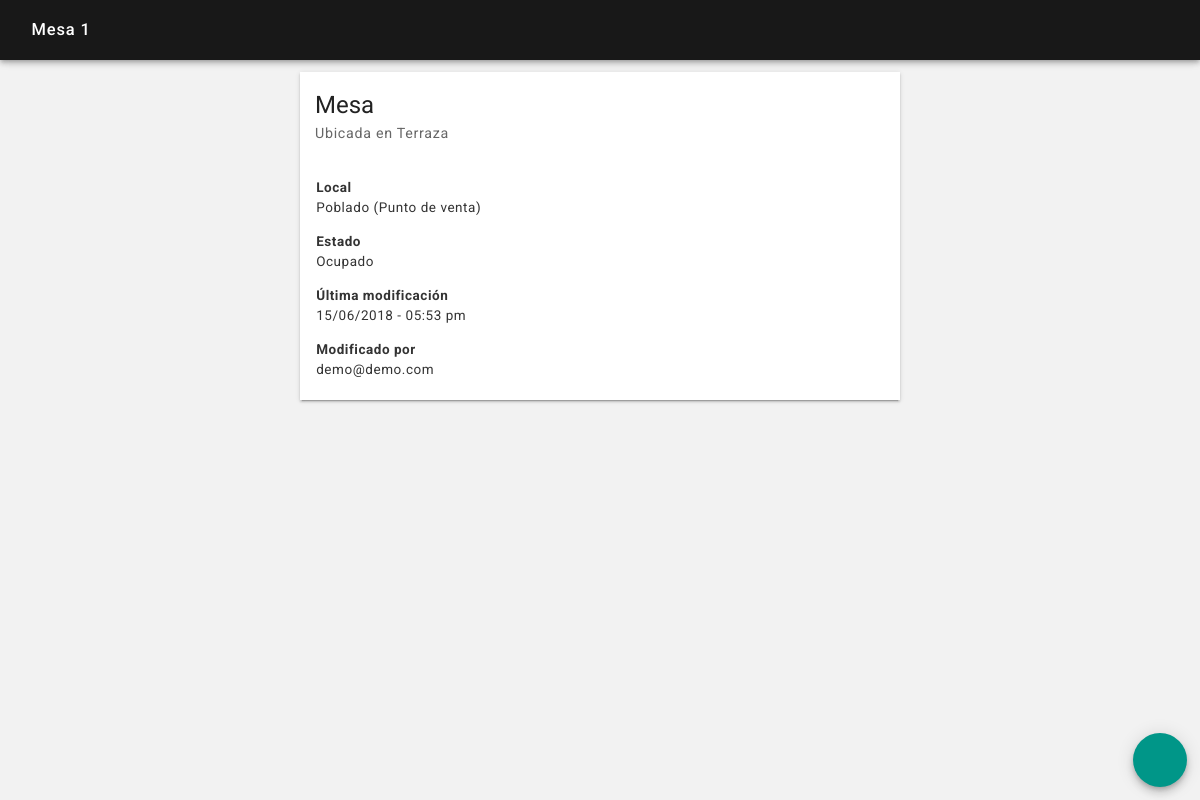
Page /ubicaciones_detalle.php?id=1&ubicacion=mesa 1 (signed in) on the committed database.
### tables this page shows
CREATE TABLE `ubicaciones` (
  `id` int(15) NOT NULL,
  `fecha` datetime NOT NULL,
  `usuario` int(15) NOT NULL,
  `ubicacion` varchar(50) NOT NULL,
  `ubicada` varchar(50) NOT NULL,
  `estado` varchar(50) NOT NULL,
  `tipo` varchar(50) NOT NULL,
  `local` int(15) NOT NULL
);

CREATE TABLE `locales` (
  `id` int(15) NOT NULL,
  `fecha` datetime NOT NULL,
  `usuario` int(15) NOT NULL,
  `local` varchar(50) NOT NULL,
  `direccion` varchar(100) NOT NULL,
  `telefono` varchar(15) NOT NULL,
  `tipo` varchar(50) NOT NULL,
  `apertura` time NOT NULL,
  `cierre` time NOT NULL,
  `propina` int(3) NOT NULL,
  `imagen` varchar(2) NOT NULL,
  `imagen_nombre` varchar(50) NOT NULL
);

CREATE TABLE `usuarios` (
  `id` int(15) NOT NULL,
  `fecha` datetime NOT NULL,
  `usuario` int(15) NOT NULL,
  `correo` varchar(50) NOT NULL,
  `contrasena` varchar(50) NOT NULL,
  `nombres` varchar(100) NOT NULL,
  `apellidos` varchar(100) NOT NULL,
  `tipo` varchar(50) NOT NULL,
  `local` int(15) NOT NULL,
  `imagen` varchar(2) NOT NULL,
  `imagen_nombre` varchar(50) NOT NULL
);

### ubicaciones_detalle.php (the view, shortened to what this page needs)
<?php
include ("sis/nombre_sesion.php");
?>
<?php
if(isset($_POST['id'])) $id = $_POST['id']; elseif(isset($_GET['id'])) $id = $_GET['id']; else $id = null;
if(isset($_POST['ubicacion'])) $ubicacion = $_POST['ubicacion']; elseif(isset($_GET['ubicacion'])) $ubicacion = $_GET['ubicacion']; else $ubicacion = null;
if(isset($_POST['body_snack'])) $body_snack = $_POST['body_snack']; elseif(isset($_GET['body_snack'])) $body_snack = $_GET['body_snack']; else $body_snack = null;
?>
<!DOCTYPE html>
<html lang="es">
<head>
    <?php
    include ("partes/head.php");
    ?>
</head>
<body <?php echo $body_snack; ?>>
<header class="rdm-toolbar--contenedor">
    <div class="rdm-toolbar--fila">
        <div class="rdm-toolbar--izquierda">
            <h2 class="rdm-toolbar--titulo"><?php echo ucfirst("$ubicacion"); ?></h2>
        </div>
    </div>
</header>
<main class="rdm--contenedor-toolbar">
    <?php
    $consulta = $conexion->query("SELECT * FROM ubicaciones WHERE id = '$id'");
    if ($consulta->num_rows == 0)
    {
        ?>
        <div class="rdm-vacio--caja">
            <i class="zmdi zmdi-alert-circle-o zmdi-hc-4x"></i>
            <p class="rdm-tipografia--subtitulo1">Esta ubicación ya no existe</p>
        </div>
        <?php
    }
    else
    {
        while ($fila = $consulta->fetch_assoc())
        {
            $id_ubicacion = $fila['id'];
            $fecha = date('d/m/Y', strtotime($fila['fecha']));
            $hora = date('h:i a', strtotime($fila['fecha']));
            $usuario = $fila['usuario'];
            $ubicada = $fila['ubicada'];
            $estado = $fila['estado'];
            $tipo = $fila['tipo'];
            $local = $fila['local'];
            $consulta_local = $conexion->query("SELECT * FROM locales WHERE id = '$local'");
            if ($fila = $consulta_local->fetch_assoc())
            {
                $local = $fila['local'];
                $local_tipo = ucfirst($fila['tipo']);
                $local_tipo = "($local_tipo)";
            }
            else
            {
                $local = "No se ha asignado un local";
                $local_tipo = null;
            }
            $consulta_usuario = $conexion->query("SELECT * FROM usuarios WHERE id = '$usuario'");
            if ($fila = $consulta_usuario->fetch_assoc())
            {
                $usuario = $fila['correo'];
            }
            ?>
            <section class="rdm-tarjeta">
                <div class="rdm-tarjeta--primario-largo">
                    <h1 class="rdm-tarjeta--titulo-largo"><?php echo ucfirst($tipo) ?></h1>
                    <h2 class="rdm-tarjeta--subtitulo-largo">Ubicada en <?php echo ucfirst($ubicada) ?></h2>
                </div>
                <div class="rdm-tarjeta--cuerpo">
                    <p><b>Local</b> <br><?php echo ucfirst($local) ?> <?php echo ucfirst($local_tipo) ?></p>
                    <p><b>Estado</b> <br><?php echo ucfirst($estado) ?></p>
                    <p><b>Última modificación</b> <br><?php echo ucfirst("$fecha"); ?> - <?php echo ucfirst("$hora"); ?></p>
                    <p><b>Modificado por</b> <br><?php echo ("$usuario"); ?></p>
                </div>
            </section>
            <?php
        }
    }
    ?>
</main>
<footer>
    <a href="ubicaciones_editar.php?id=<?php echo "$id_ubicacion"; ?>"><button class="rdm-boton--fab" ><i class="zmdi zmdi-edit zmdi-hc-2x"></i></button></a>
</footer>
</body>
</html>

### css/estilos.css (style rules this page uses)
body { background-color: rgba(0, 0, 0, 0.05); color: #222; font-family: 'Roboto', sans-serif, arial; font-size: 15px; font-weight: 300; margin: 0; }
a { color: inherit; text-decoration: none; outline: none; }
.rdm--contenedor-toolbar, .rdm--contenedor-toolbar-tabs { box-sizing: border-box; margin: 0 auto; max-width: 600px; width: 95%; margin-top: 4.5rem; }
.rdm--contenedor-toolbar, .rdm--contenedor-zona { box-sizing: border-box; margin: 0 auto; max-width: 600px; width: 95%; margin-top: 4.5rem; }

### css/toolbar.css (style rules this page uses)
.rdm-toolbar--contenedor { box-shadow: 0px 2px 4px -1px rgba(0, 0, 0, 0.2), 0px 4px 5px 0px rgba(0, 0, 0, 0.14), 0px 1px 10px 0px rgba(0, 0, 0, 0.12); box-sizing: border-box; color: #fff; left: 0; position: fixed; top: 0; width: 100%; z-index: 1; }
.rdm-toolbar--fila, .rdm-toolbar--fila-tab { background-color: rgba(0,0,0,0.9); align-items: center; display: flex; justify-content: space-between; padding: 1em; height: 2em; }
.rdm-toolbar--izquierda, .rdm-toolbar--centro, .rdm-toolbar--derecha { display: flex; align-items: center; }
.rdm-toolbar--titulo, .rdm-toolbar--titulo-centro, .rdm-toolbar--texto-secundario { font-size: 1.1em; font-weight: 500; letter-spacing: 0.05em; line-height: 1.5em; margin: 0 0 0 1em; max-width: 240px; white-space: nowrap; overflow: hidden; text-overflow: ellipsis; }

### css/botones.css (style rules this page uses)
button { border-radius: 0.2em; border: none; box-shadow: 0px 3px 1px -2px rgba(0, 0, 0, 0.2), 0px 2px 2px 0px rgba(0, 0, 0, 0.14), 0px 1px 5px 0px rgba(0, 0, 0, 0.12); box-sizing: border-box; color: rgba(255, 255, 255, 1); display: inline-block; font-family: 'Roboto', sans-serif, arial; font-size: 0.9em; font-weight: 500; letter-spacing: 0.05em; outline: none; padding: 1em 1em 0.9em 1em; text-align: center; text-decoration: none; text-transform: uppercase; transition: 250ms linear; vertical-align: middle; }
.rdm-boton--fab { background-color: #009688; border-radius: 50%; bottom: 1em; box-shadow: 0px 3px 5px -1px rgba(0, 0, 0, 0.2), 0px 6px 10px 0px rgba(0, 0, 0, 0.14), 0px 1px 18px 0px rgba(0, 0, 0, 0.12); height: 4em; position: fixed; right: 1em; width: 4em; z-index: 200; }

### css/tarjetas.css (style rules this page uses)
.rdm-tarjeta, .rdm-tarjeta--zona { background-color: #fff; box-sizing: border-box; margin: 0 auto; width: 100%; margin-bottom: 1em; box-shadow: 0px 3px 1px -2px rgba(0, 0, 0, 0.2), 0px 2px 2px 0px rgba(0, 0, 0, 0.14), 0px 1px 5px 0px rgba(0, 0, 0, 0.12); }
.rdm-tarjeta--primario, .rdm-tarjeta--primario-largo { display: flex; align-items: center; padding: 1em; }
.rdm-tarjeta--primario-largo { display: block; }
.rdm-tarjeta--titulo, .rdm-tarjeta--subtitulo, .rdm-tarjeta--subtitulo-largo, .rdm-tarjeta--dashboard-subtitulo { font-size: 0.95em; font-weight: 500; letter-spacing: 0.05em; line-height: 1.5em; margin: 0; margin-left: 1em; }
.rdm-tarjeta--titulo-largo { font-size: 1.6em; font-weight: 400; letter-spacing: normal; line-height: 1.5em; margin: 0; }
.rdm-tarjeta--subtitulo, .rdm-tarjeta--subtitulo-largo { color: rgba(0, 0, 0, 0.6); font-weight: 400; line-height: 1.5em; margin: 0; }
.rdm-tarjeta--cuerpo, .rdm-tarjeta--dashboard-cuerpo { box-sizing: border-box; color: rgba(0, 0, 0, 0.8); font-size: 0.9em; font-weight: 400; letter-spacing: 0.04em; line-height: 1.5em; margin-top: -0.2em; padding-top: 0; padding: 0.5em 1.2em; }

### css/formularios.css (style rules this page uses)
input, button, textarea { appearance: none; outline: none; -webkit-appearance: none; }

### rows in the picture
ubicaciones: tipo "Mesa", ubicada "Terraza", locales.local "Poblado", locales.tipo "(Punto de venta)", estado "Ocupado", fecha "15/06/2018", fecha "05:53 pm", usuarios.correo "demo@demo.com"
